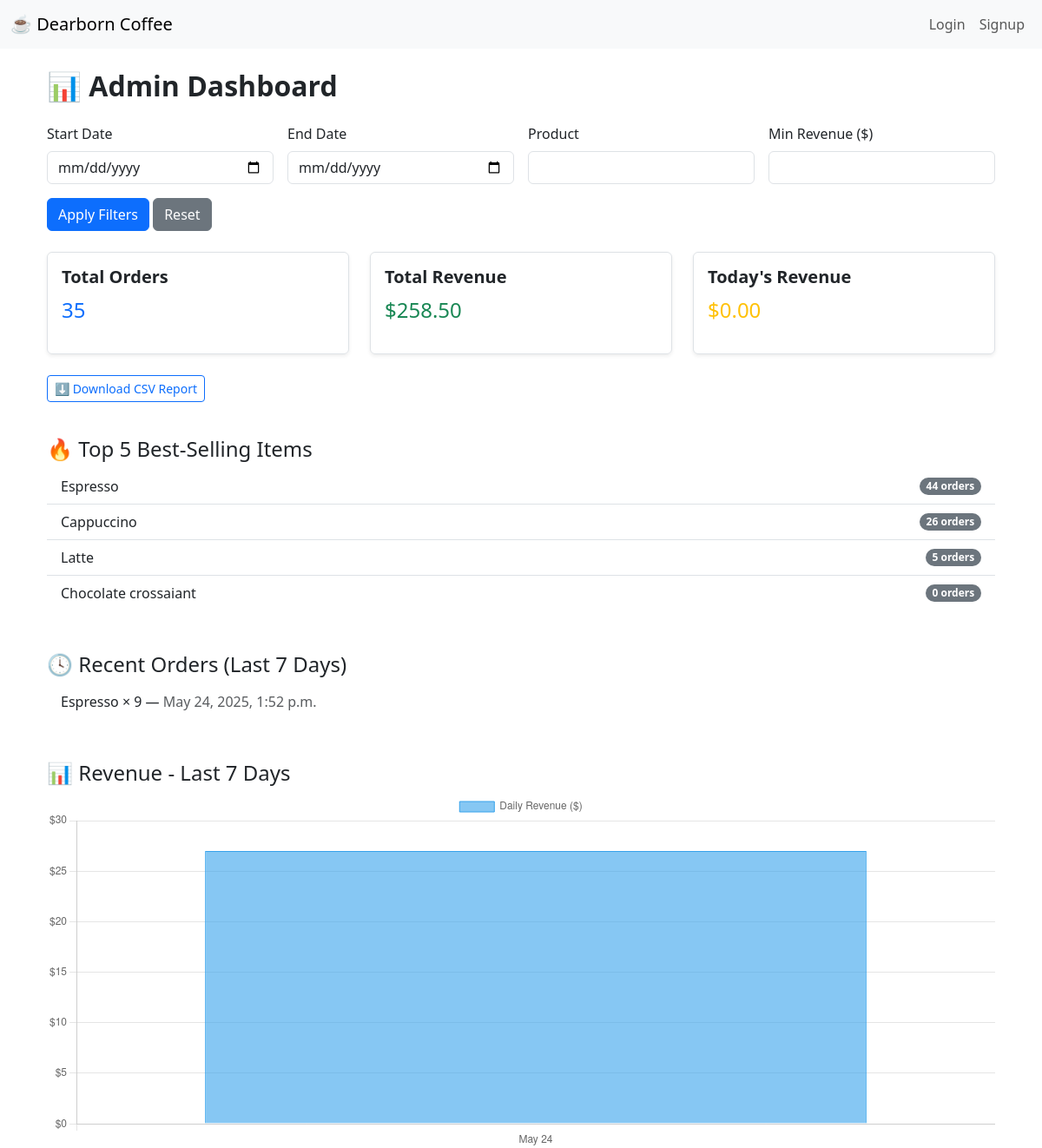
/admin-dashboard/, run on an earlier commit of the app's database.
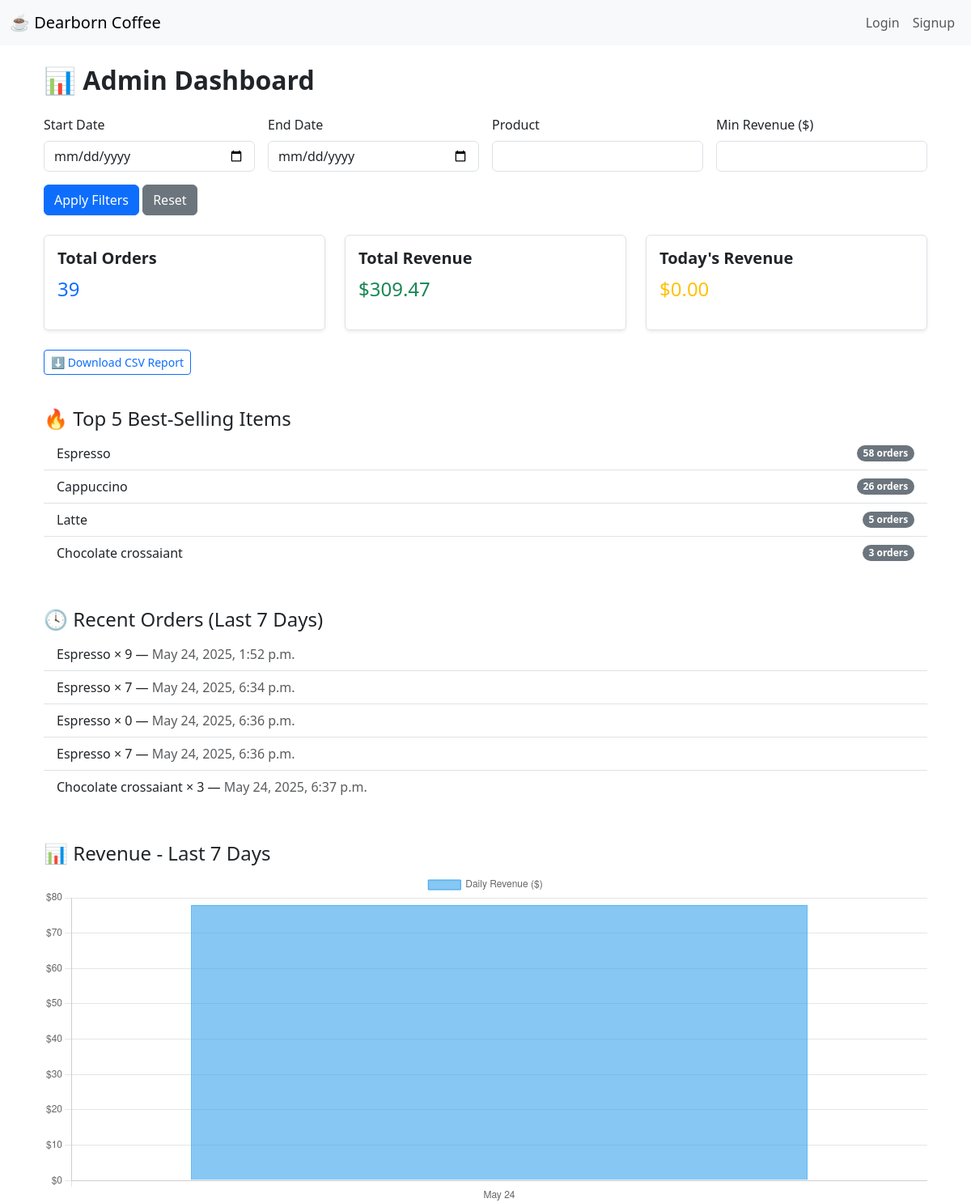
And on a later commit of the database.
### main/models.py (models this page shows, shortened)
class MenuItem(models.Model):
    CATEGORY_CHOICES = [
        ('hot', 'Hot'),
        ('cold', 'Cold'),
        ('bakery', 'Bakery'),
    ]
    name = models.CharField(max_length=100)
    description = models.TextField(blank=True)
    price = models.DecimalField(max_digits=5, decimal_places=2)
    image = models.ImageField(upload_to='menu_images/', blank=True, null=True)
    stock = models.PositiveIntegerField(default=0)
    is_available = models.BooleanField(default=True)
    category = models.CharField(max_length=50, choices=CATEGORY_CHOICES, default='hot')
    is_featured = models.BooleanField(default=False)
    is_discounted = models.BooleanField(default=False)

class Order(models.Model):
    user = models.ForeignKey(User, on_delete=models.CASCADE)
    menu_item = models.ForeignKey(MenuItem, on_delete=models.CASCADE)
    quantity = models.PositiveIntegerField(default=1)
    created_at = models.DateTimeField(auto_now_add=True)

### main/views.py (the view)
# urls.py: path('admin-dashboard/', admin_dashboard, name='admin_dashboard'),
def admin_dashboard(request):
    start_date = request.GET.get('start_date')
    end_date = request.GET.get('end_date')
    product = request.GET.get('product', '')
    min_revenue = request.GET.get('min_revenue')
    orders = Order.objects.select_related('menu_item').all()
    if start_date:
        orders = orders.filter(created_at__date__gte=start_date)
    if end_date:
        orders = orders.filter(created_at__date__lte=end_date)
    if product:
        orders = orders.filter(menu_item__name__icontains=product)
    if min_revenue:
        orders = [o for o in orders if o.menu_item.price * o.quantity >= float(min_revenue)]
    total_orders = len(orders)
    total_revenue = sum(o.menu_item.price * o.quantity for o in orders)
    today = now().date()
    today_revenue = sum(
        o.menu_item.price * o.quantity for o in orders if o.created_at.date() == today
    )
    top_items = (
        Order.objects.values('menu_item__name')
        .annotate(total=Sum('quantity'))
        .order_by('-total')[:5]
    )
    recent_orders = Order.objects.filter(created_at__gte=now() - timedelta(days=7))
    revenue_qs = (
        Order.objects.filter(created_at__gte=now() - timedelta(days=7))
        .annotate(day=TruncDate('created_at'))
        .values('day')
        .annotate(total=Sum(F('menu_item__price') * F('quantity')))
        .order_by('day')
    )
    chart_labels = [entry['day'].strftime('%b %d') for entry in revenue_qs]
    chart_data = [float(entry['total']) for entry in revenue_qs]
    context = {
        'total_orders': total_orders,
        'total_revenue': total_revenue,
        'today_revenue': today_revenue,
        'top_items': top_items,
        'recent_orders': recent_orders,
        'start_date': start_date,
        'end_date': end_date,
        'product': product,
        'min_revenue': min_revenue,
        'chart_labels': json.dumps(chart_labels),
        'chart_data': json.dumps(chart_data),
    }
    return render(request, 'main/admin_dashboard.html', context)

### main/templates/main/admin_dashboard.html (shortened to what this page needs)
{% extends 'main/base.html' %}
{% block content %}
<div class="container mt-4">
  <h2 class="mb-4">📊 <strong>Admin Dashboard</strong></h2>
  <form method="get" class="row g-3 mb-4">
    <div class="col-md-3">
      <label for="start_date" class="form-label">Start Date</label>
      <input type="date" name="start_date" id="start_date" class="form-control" value="{{ start_date }}">
    </div>
    <div class="col-md-3">
      <label for="end_date" class="form-label">End Date</label>
      <input type="date" name="end_date" id="end_date" class="form-control" value="{{ end_date }}">
    </div>
    <div class="col-md-3">
      <label for="product" class="form-label">Product</label>
      <input type="text" name="product" id="product" class="form-control" value="{{ product }}">
    </div>
    <div class="col-md-3">
      <label for="min_revenue" class="form-label">Min Revenue ($)</label>
      <input type="number" step="0.01" name="min_revenue" id="min_revenue" class="form-control" value="{{ min_revenue }}">
    </div>
    <div class="col-12">
      <button type="submit" class="btn btn-primary">Apply Filters</button>
      <a href="{% url 'admin_dashboard' %}" class="btn btn-secondary">Reset</a>
    </div>
  </form>
  <div class="row mb-4">
    <div class="col-md-4">
      <div class="border rounded p-3 shadow-sm">
        <h5 class="fw-bold">Total Orders</h5>
        <p class="fs-4 text-primary">{{ total_orders }}</p>
      </div>
    </div>
    <div class="col-md-4">
      <div class="border rounded p-3 shadow-sm">
        <h5 class="fw-bold">Total Revenue</h5>
        <p class="fs-4 text-success">${{ total_revenue|floatformat:2 }}</p>
      </div>
    </div>
    <div class="col-md-4">
      <div class="border rounded p-3 shadow-sm">
        <h5 class="fw-bold">Today's Revenue</h5>
        <p class="fs-4 text-warning">${{ today_revenue|floatformat:2 }}</p>
      </div>
    </div>
  </div>
  <a href="{% url 'export_orders_csv' %}" class="btn btn-sm btn-outline-primary mb-3">
    ⬇️ Download CSV Report
  </a>
  <div class="mt-4">
    <h4>🔥 Top 5 Best-Selling Items</h4>
    <ul class="list-group list-group-flush">
      {% for item in top_items %}
        <li class="list-group-item d-flex justify-content-between align-items-center">
          {{ item.menu_item__name }}
          <span class="badge bg-secondary rounded-pill">{{ item.total }} orders</span>
        </li>
      {% endfor %}
    </ul>
  </div>
  <div class="mt-5">
    <h4>🕓 Recent Orders (Last 7 Days)</h4>
    <ul class="list-group list-group-flush">
      {% for order in recent_orders %}
        <li class="list-group-item">
          {{ order.menu_item.name }} × {{ order.quantity }}
          — <span class="text-muted">{{ order.created_at|date:"M d, Y, g:i a" }}</span>
        </li>
      {% empty %}
        <li class="list-group-item text-muted">No recent orders</li>
      {% endfor %}
    </ul>
  </div>
  <div class="mt-5">
    <h4>📊 Revenue - Last 7 Days</h4>
    <canvas id="revenueChart" width="400" height="150"></canvas>
  </div>
</div>
{% endblock %}
{% block scripts %}
<script>
  const ctx = document.getElementById('revenueChart').getContext('2d');
  const revenueChart = new Chart(ctx, {
    type: 'bar',
    data: {
      labels: {{ chart_labels|safe }},
      datasets: [{
        label: 'Daily Revenue ($)',
        data: {{ chart_data|safe }},
        backgroundColor: 'rgba(54, 162, 235, 0.6)',
        borderColor: 'rgba(54, 162, 235, 1)',
        borderWidth: 1
      }]
    },
    options: {
      responsive: true,
      scales: {
        y: {
          beginAtZero: true,
          ticks: {
            callback: function(value) {
              return '$' + value;
            }
          }
        }
      }
    }
  });
</script>
{% endblock %}

### main/templates/main/base.html (shortened to what this page needs)
<!DOCTYPE html>
<html lang="en">
<head>
  <link rel="stylesheet" href="https://cdn.jsdelivr.net/npm/bootstrap@5.3.3/dist/css/bootstrap.min.css">
</head>
<body>
  <nav class="navbar navbar-expand-lg navbar-light bg-light">
    <div class="container-fluid">
      <a class="navbar-brand" href="{% url 'home' %}">☕ Dearborn Coffee</a>
      <div class="collapse navbar-collapse">
        <ul class="navbar-nav ms-auto">
          {% if user.is_authenticated %}
            <li class="nav-item"><a class="nav-link" href="{% url 'menu' %}">Menu</a></li>
            <li class="nav-item"><a class="nav-link" href="{% url 'my_orders' %}">My Orders</a></li>
            {% if user.is_staff %}
              <li class="nav-item"><a class="nav-link" href="{% url 'admin_dashboard' %}">Admin Dashboard</a></li>
            {% endif %}
            <li class="nav-item">
              <form method="post" action="{% url 'logout' %}" style="display:inline;">
                {% csrf_token %}
                <button type="submit" class="btn btn-link nav-link" style="padding: 0;">Logout</button>
              </form>
            </li>
          {% else %}
            <li class="nav-item"><a class="nav-link" href="{% url 'login' %}">Login</a></li>
            <li class="nav-item"><a class="nav-link" href="{% url 'signup' %}">Signup</a></li>
          {% endif %}
        </ul>
      </div>
    </div>
  </nav>
  <div class="container mt-4">
    {% block content %}
    {% endblock %}
  </div>
  {% block scripts %}
  {% endblock %}
</body>
</html>

What changed in the data, as far as the page shows it:
computed for MenuItem "Espresso": total "44" → "58"
computed for MenuItem "Chocolate crossaiant": total "0" → "3"
added Order: menu_item.name "Espresso", quantity "7", created_at "May 24, 2025, 6:34 p.m."
added Order: menu_item.name "Espresso", quantity "0", created_at "May 24, 2025, 6:36 p.m."
added Order: menu_item.name "Espresso", quantity "7", created_at "May 24, 2025, 6:36 p.m."
added Order: menu_item.name "Chocolate crossaiant", quantity "3", created_at "May 24, 2025, 6:37 p.m."
Also different on the page:
{{ total_orders }}: "35" → "39"
{{ total_revenue|floatformat:2 }}: "258.50" → "309.47"
chart data {{ chart_data|safe }}: [27.0] → [77.97]
